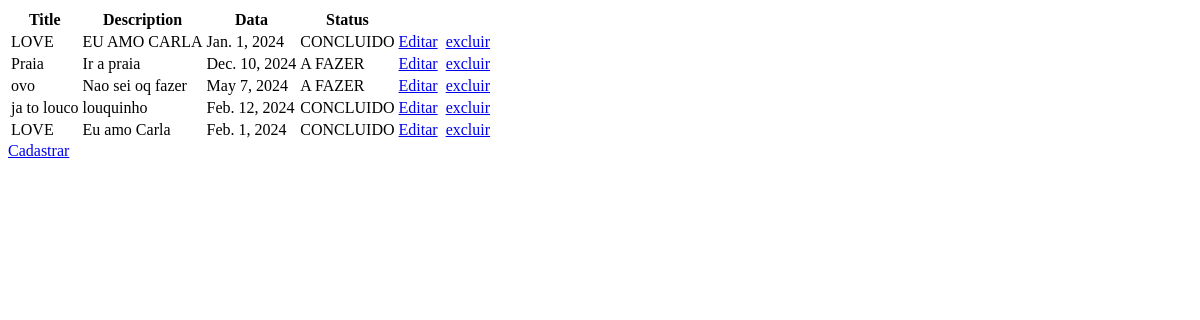
The page /app/list_tasks on the database as committed earlier.
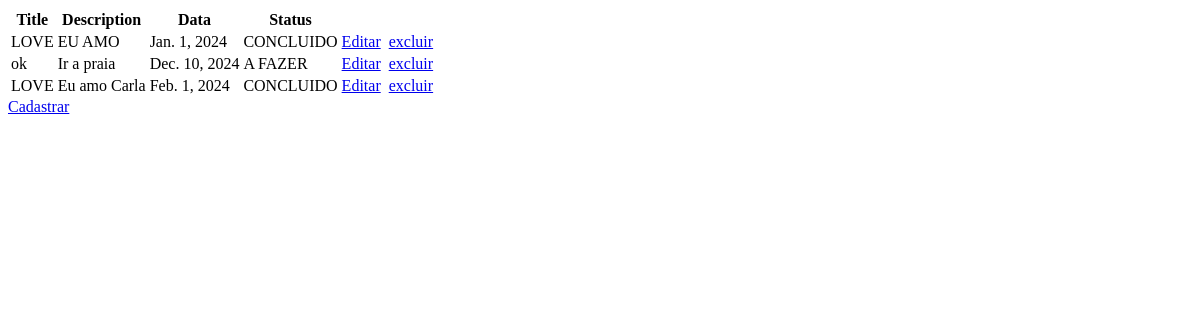
The same page on the database as committed later.
### app/models.py (models this page shows)
class Tasks(models.Model):
    STATUS_CHOICES =[
        (1, 'A FAZER'),
        (2, 'FAZENDO'),
        (3, 'CONCLUIDO')
    ]
    status = models.IntegerField(choices=STATUS_CHOICES)
    def get_status_display(self):
        return dict(self.STATUS_CHOICES)[self.status]
    title = models.CharField(max_length=80, null=False, blank=False)
    description = models.TextField(null=False, blank=False)
    data = models.DateField(null=False, blank=False)
    status = models.IntegerField(choices=STATUS_CHOICES, null=False, blank=False)

### app/views.py (the view)
# urls.py: path('list_tasks', list_tasks, name='list_tasks'),
def list_tasks(request):
    tarefas = Tasks.objects.all()
    return render(request, 'list_task.html', {'tarefas': tarefas})

### app/templates/list_task.html (shortened to what this page needs)
<!DOCTYPE html>
<html lang="en">
<head>
</head>
<body>
    <table>
        <tr>
            <th>Title</th>
            <th>Description</th>
            <th>Data</th>
            <th>Status</th>
        </tr>
        {% for task in tarefas %}
        <tr>
            <td>{{task.title}}</td>
            <td>{{task.description}}</td>
            <td>{{task.data}}</td>
            <td>{{task.get_status_display}}</td>
            <td><a href="{% url 'list_edit' pk=task.pk %}">Editar</a></td>
            <td></td>
            <td><a href="{% url 'delete_task' pk=task.pk %}">excluir</a></td>
        </tr>
        {% endfor %}
    </table>
    <a href="{% url 'cadastre_task' %}" >Cadastrar</a>
</body>
</html>

Rows that differ between the two databases and show on the page:
removed Tasks: title "ovo", description "Nao sei oq fazer", data "May 7, 2024", status "A FAZER"
removed Tasks: title "ja to louco", description "louquinho", data "Feb. 12, 2024", status "CONCLUIDO"
changed Tasks: description "EU AMO CARLA" → "EU AMO"
changed Tasks "Ir a praia": title "Praia" → "ok"
